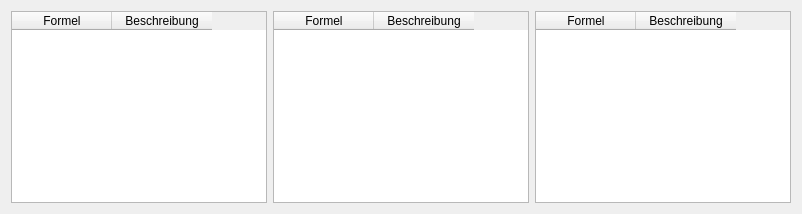
            <widget class="QWidget" name="widget" native="true">
             <layout class="QHBoxLayout" name="horizontalLayout_2">
              <item>
               <widget class="QTableWidget" name="tableWidget_1">
                <property name="sizePolicy">
                 <sizepolicy hsizetype="Preferred" vsizetype="Preferred">
                  <horstretch>0</horstretch>
                  <verstretch>0</verstretch>
                 </sizepolicy>
                </property>
                <property name="alternatingRowColors">
                 <bool>true</bool>
                </property>
                <property name="selectionMode">
                 <enum>QAbstractItemView::ExtendedSelection</enum>
                </property>
                <column>
                 <property name="text">
                  <string>Formel</string>
                 </property>
                </column>
                <column>
                 <property name="text">
                  <string>Beschreibung</string>
                 </property>
                </column>
               </widget>
              </item>
              <item>
               <widget class="QTableWidget" name="tableWidget_2">
                <property name="sizePolicy">
                 <sizepolicy hsizetype="Preferred" vsizetype="Preferred">
                  <horstretch>0</horstretch>
                  <verstretch>0</verstretch>
                 </sizepolicy>
                </property>
                <property name="alternatingRowColors">
                 <bool>true</bool>
                </property>
                <property name="selectionMode">
                 <enum>QAbstractItemView::ExtendedSelection</enum>
                </property>
                <column>
                 <property name="text">
                  <string>Formel</string>
                 </property>
                </column>
                <column>
                 <property name="text">
                  <string>Beschreibung</string>
                 </property>
                </column>
               </widget>
              </item>
              <item>
               <widget class="QTableWidget" name="tableWidget_3">
                <property name="sizePolicy">
                 <sizepolicy hsizetype="Preferred" vsizetype="Preferred">
                  <horstretch>0</horstretch>
                  <verstretch>0</verstretch>
                 </sizepolicy>
                </property>
                <property name="alternatingRowColors">
                 <bool>true</bool>
                </property>
                <property name="selectionMode">
                 <enum>QAbstractItemView::ExtendedSelection</enum>
                </property>
                <column>
                 <property name="text">
                  <string>Formel</string>
                 </property>
                </column>
                <column>
                 <property name="text">
                  <string>Beschreibung</string>
                 </property>
                </column>
               </widget>
              </item>
             </layout>
            </widget>
